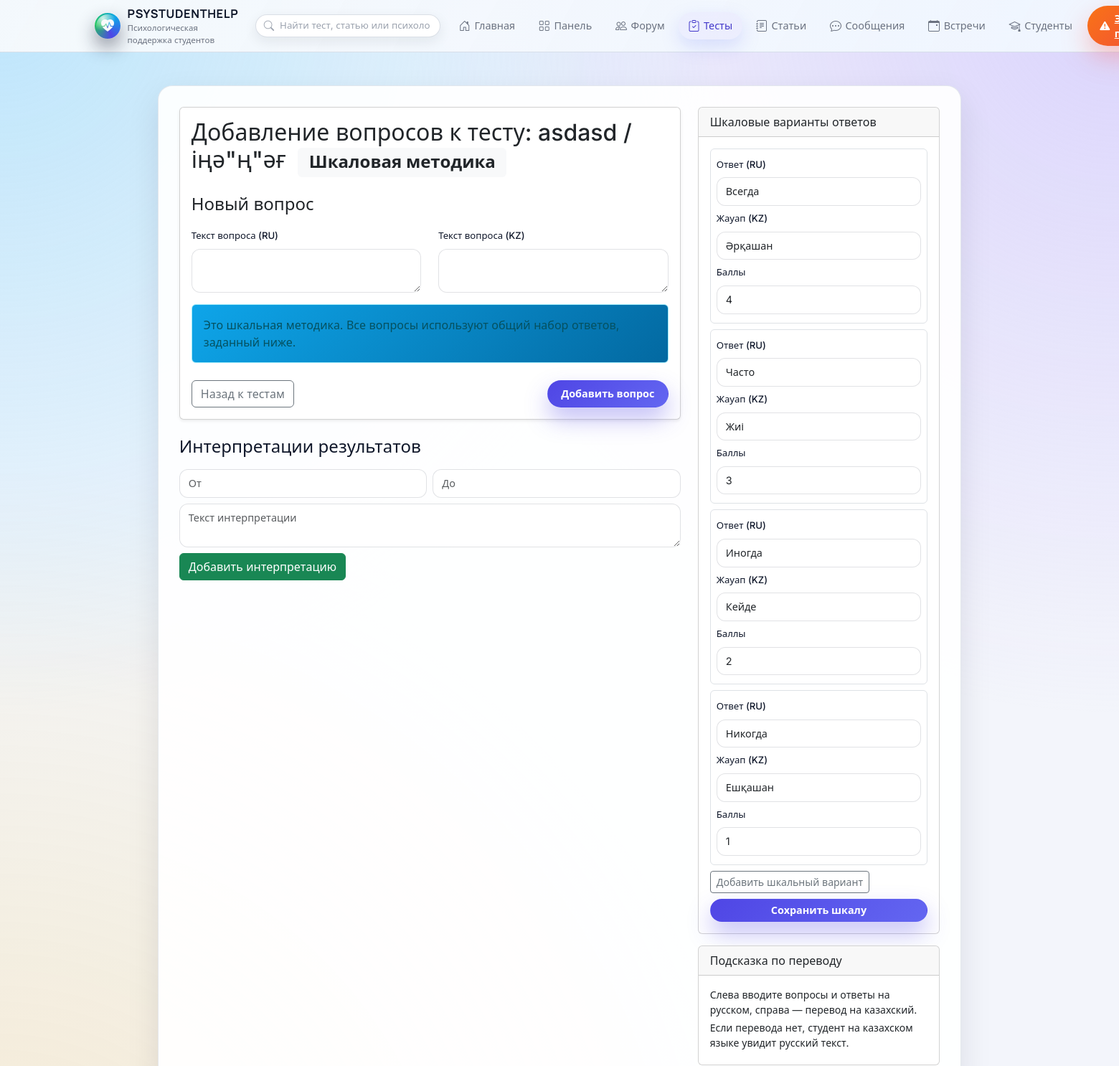
The page /tests/7/questions (signed in, upper part) on the database as committed earlier.
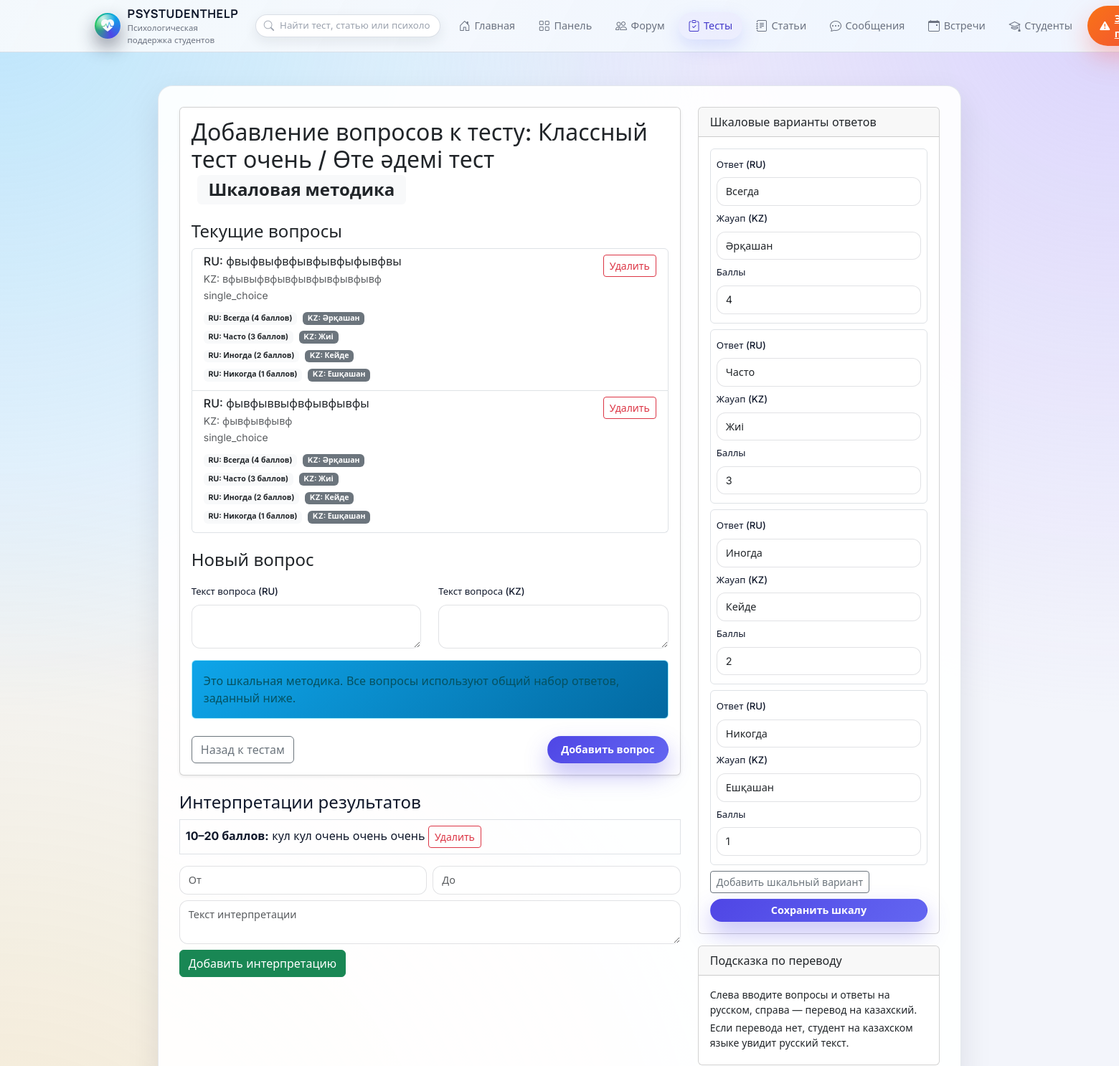
The same page on the database as committed later.
### models.py (models this page shows)
class Test(db.Model):
    __tablename__ = 'test'
    id = db.Column(db.Integer, primary_key=True)
    title = db.Column(db.String(200), nullable=False)
    description = db.Column(db.Text)
    title_kk = db.Column(db.String(200))        # может быть NULL
    description_kk = db.Column(db.Text)
    test_type = db.Column(db.String(20), nullable=False, default='classic')
    user_id = db.Column(db.Integer, db.ForeignKey('user.id'), nullable=False)
    created_at = db.Column(db.DateTime, default=datetime.utcnow)
    is_active = db.Column(db.Boolean, default=True)
    questions = db.relationship(
        'Question',
        backref='test',
        lazy=True,
        cascade='all, delete-orphan'
    )
    results = db.relationship(
        'TestResult',
        backref='test',
        lazy=True,
        cascade='all, delete-orphan'
    )
    interpretations = db.relationship(
        'TestInterpretation',
        backref='test',
        lazy=True,
        cascade='all, delete-orphan',
        order_by='TestInterpretation.min_score'
    )
    scale_options = db.relationship(
        'TestScaleOption',
        backref='test',
        lazy=True,
        cascade='all, delete-orphan',
        order_by='TestScaleOption.order_index'
    )

class TestScaleOption(db.Model):
    __tablename__ = 'test_scale_option'
    id = db.Column(db.Integer, primary_key=True)
    test_id = db.Column(db.Integer, db.ForeignKey('test.id'), nullable=False, index=True)
    order_index = db.Column(db.Integer, default=0)  # порядок отображения в шкале
    label_ru = db.Column(db.String(200), nullable=False)
    label_kk = db.Column(db.String(200))
    score = db.Column(db.Integer, nullable=False)

class Question(db.Model):
    __tablename__ = 'question'
    id = db.Column(db.Integer, primary_key=True)
    text = db.Column(db.Text, nullable=False)   # RU
    text_kk = db.Column(db.Text)               # KZ
    test_id = db.Column(db.Integer, db.ForeignKey('test.id'), nullable=False)
    question_type = db.Column(db.String(20), nullable=False)
    options = db.relationship(
        'QuestionOption',
        backref='question',
        lazy=True,
        cascade='all, delete-orphan',
    )
    answers = db.relationship(
        'TestAnswer',
        backref='question',
        lazy=True,
        cascade='all, delete-orphan',
    )

class QuestionOption(db.Model):
    __tablename__ = 'question_option'
    id = db.Column(db.Integer, primary_key=True)
    text = db.Column(db.String(200), nullable=False)  # RU
    text_kk = db.Column(db.String(200))              # KZ
    question_id = db.Column(db.Integer, db.ForeignKey('question.id'), nullable=False)
    score = db.Column(db.Integer)

class TestInterpretation(db.Model):
    __tablename__ = 'test_interpretation'
    id = db.Column(db.Integer, primary_key=True)
    test_id = db.Column(db.Integer, db.ForeignKey('test.id'), nullable=False, index=True)
    min_score = db.Column(db.Integer, nullable=False)
    max_score = db.Column(db.Integer, nullable=False)
    text = db.Column(db.Text, nullable=False)

### main.py (the view, shortened to what this page needs)
@app.route('/tests/<int:test_id>/questions', methods=['GET', 'POST'])
@login_required
def add_questions(test_id):
    test = Test.query.get_or_404(test_id)
    if not is_psychologist() or test.user_id != current_user.id:
        abort(403)
    return render_template('add_questions.html', test=test)

### admin.py (called while the page is built)
@admin_bp.before_app_request
def _bootstrap_superadmin_once():
    flag = "SUPERADMIN_BOOTSTRAPPED"
    if not current_app.config.get(flag):
        try:
            ensure_initial_superadmin()
        finally:
            current_app.config[flag] = True

### main.py (called while the page is built)
@login_manager.user_loader
def load_user(user_id: str):
    try:
        return User.query.get(int(user_id))
    except (TypeError, ValueError):
        return None

def is_psychologist() -> bool:
    return current_user.is_authenticated and current_user.role == 'psychologist'

def get_current_user():
    return current_user if current_user.is_authenticated else None

### templates/add_questions.html (shortened to what the changed rows need)
{% extends "base.html" %}
{% block content %}
<div class="row">
  <div class="col-md-8">
    <div class="card shadow-sm mb-4">
      <div class="card-body">
        <h2 class="card-title mb-4">
          Добавление вопросов к тесту:
          {{ test.title }}{% if test.title_kk %} / {{ test.title_kk }}{% endif %}
          <span class="badge bg-light text-dark ms-2">
            {{ 'Обычный тест' if test.test_type=='classic' else 'Шкаловая методика' }}
          </span>
        </h2>
        {% if test.questions %}
        <div class="mb-4">
          <h4>Текущие вопросы</h4>
          <div class="list-group mb-3">
            {% for question in test.questions %}
            <div class="list-group-item">
              <div class="d-flex justify-content-between align-items-start">
                <div>
                  <h6 class="mb-1">RU: {{ question.text }}</h6>
                  {% if question.text_kk %}
                    <div class="text-muted small">KZ: {{ question.text_kk }}</div>
                  {% endif %}
                  <small class="text-muted">{{ question.question_type }}</small>
                  {% if question.options %}
                  <div class="mt-2">
                    {% for option in question.options %}
                    <div class="small mb-1">
                      <span class="badge bg-light text-dark me-1">
                        RU: {{ option.text }} ({{ option.score }} баллов)
                      </span>
                      {% if option.text_kk %}
                        <span class="badge bg-secondary text-white">
                          KZ: {{ option.text_kk }}
                        </span>
                      {% endif %}
                    </div>
                    {% endfor %}
                  </div>
                  {% endif %}
                </div>
                <form action="{{ url_for('add_questions', test_id=test.id) }}" method="POST">
                  <button type="submit" class="btn btn-sm btn-outline-danger">
                    Удалить
                  </button>
                </form>
              </div>
            </div>
            {% endfor %}
          </div>
        </div>
        {% endif %}
        <h4 class="mb-3">Новый вопрос</h4>
        <form method="POST" action="{{ url_for('add_questions', test_id=test.id) }}">
          <div class="row">
          </div>
          {% if test.test_type == 'classic' %}
          <div class="mt-3">
            <label for="question_type" class="form-label">Тип вопроса</label>
            <select class="form-select" id="question_type" name="question_type" required>
              <option value="">-- Выберите тип --</option>
              <option value="text">Текстовый ответ</option>
              <option value="single_choice">Один вариант ответа</option>
              <option value="multiple_choice">Несколько вариантов ответа</option>
              <option value="scale_choice">Шкаловый (с вариантами и баллами)</option>
            </select>
          </div>
          <div id="options-container" class="mt-3" style="display:none">
            <label class="form-label">Варианты ответов</label>
            <div class="small text-muted mb-1">Слева — русский, справа — казахский, затем баллы.</div>
            <div id="options-list"></div>
            <button type="button" id="add-option" class="btn btn-sm btn-outline-secondary mt-2">
              Добавить вариант
            </button>
          </div>
          {% else %}
          <div class="alert alert-info mt-3">
          </div>
          {% endif %}
          <div class="d-flex justify-content-between mt-4">
          </div>
        </form>
      </div>
    </div>
    <div id="interpretations-list">
      {% for interp in test.interpretations %}
      <div class="border p-2 mb-2">
        <strong>{{ interp.min_score }}–{{ interp.max_score }} баллов:</strong> {{ interp.text }}
        <form method="POST" action="{{ url_for('add_interpretation', test_id=test.id) }}" class="d-inline">
          <button type="submit" class="btn btn-sm btn-outline-danger">Удалить</button>
        </form>
      </div>
      {% endfor %}
    </div>
  </div>
  <div class="col-md-4">
    {% if test.test_type == 'scale' %}
    <div class="card mb-3">
      <div class="card-body">
        <form method="POST" action="{{ url_for('update_scale_options', test_id=test.id) }}">
          <div id="scale-options">
            {% for so in test.scale_options %}
            <div class="border rounded p-2 mb-2">
              <div class="mb-1">
                <label class="form-label small">Ответ (RU)</label>
                <input type="text" class="form-control form-control-sm" name="scale_label_ru[]" value="{{ so.label_ru }}">
              </div>
              <div class="mb-1">
                <label class="form-label small">Жауап (KZ)</label>
                <input type="text" class="form-control form-control-sm" name="scale_label_kk[]" value="{{ so.label_kk or '' }}">
              </div>
              <div class="mb-1">
                <label class="form-label small">Баллы</label>
                <input type="number" class="form-control form-control-sm" name="scale_score[]" value="{{ so.score }}">
              </div>
            </div>
            {% endfor %}
          </div>
        </form>
      </div>
    </div>
    {% endif %}
  </div>
</div>
{% endblock %}

Rows that differ between the two databases and show on the page:
changed Test "Шкаловая методика": title "asdasd" → "Классный тест очень"; title_kk "іңә\"ң\"әғ" → "Өте әдемі тест"
now on this page (row edited): Question: text "фвыфвыфвфывфывфыфывфвы", text_kk "вфывыфвфывфывфывфывфывф", question_type "single_choice"
now on this page (row unchanged): QuestionOption: text "Всегда", score "4", text_kk "Әрқашан", shown under "фвыфвыфвфывфывфыфывфвы"
now on this page (row unchanged): QuestionOption: text "Часто", score "3", text_kk "Жиі", shown under "фвыфвыфвфывфывфыфывфвы"
now on this page (row unchanged): QuestionOption: text "Иногда", score "2", text_kk "Кейде", shown under "фвыфвыфвфывфывфыфывфвы"
now on this page (row unchanged): QuestionOption: text "Никогда", score "1", text_kk "Ешқашан", shown under "фвыфвыфвфывфывфыфывфвы"
added Question: text "фывфыввыфвфывфывфы", text_kk "фывфывфывф", question_type "single_choice"
added QuestionOption: text "Всегда", score "4", text_kk "Әрқашан", shown under "фывфыввыфвфывфывфы"
added QuestionOption: text "Часто", score "3", text_kk "Жиі", shown under "фывфыввыфвфывфывфы"
added QuestionOption: text "Иногда", score "2", text_kk "Кейде", shown under "фывфыввыфвфывфывфы"
added QuestionOption: text "Никогда", score "1", text_kk "Ешқашан", shown under "фывфыввыфвфывфывфы"
added TestInterpretation: min_score "10", max_score "20", text "кул кул очень очень очень"
Other text that changed with them:
text now shown: "Текущие вопросы"
